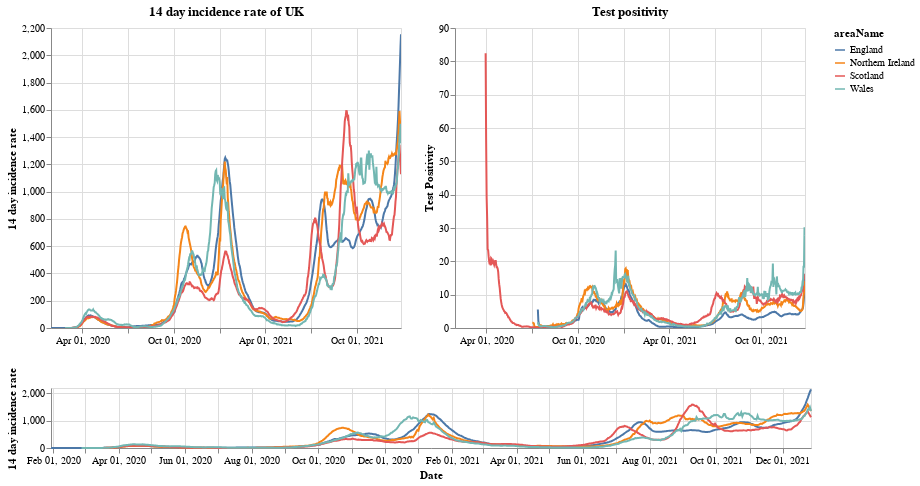

The notebook cell this image was saved under:
### Markdown cell above
# Plots

First a plot with each country in the UK. The top right shows the positivity rate for (which is the percentage of registered tests which were positive) while the top left is the 14 day incidence rate. The bottom chart can be used to select the timeframe (does not work on a mobile device).

### Code cell
#collapse
brush = alt.selection(type='interval', name='DateBrush',encodings=['x'],fields=['Time'])
leg_selection = alt.selection_multi(fields=['areaName'], bind='legend')

base = alt.Chart(uk_cases).mark_line().encode(
    x=alt.X("yearmonthdate(date):T", axis=alt.Axis(title='Date')),
    y=alt.Y("twoWeeklyCasesRate:Q", axis=alt.Axis(title='14 day incidence rate')),
    tooltip=['areaName', 'date','twoWeeklyCasesRate', 'testPositivity'],
    color='areaName',
    opacity=alt.condition(leg_selection, alt.value(2), alt.value(0.1))
).add_selection(leg_selection).properties(width=350)

upper = base.encode(alt.X('yearmonthdate(date):T', axis=alt.Axis(title=''),
                         scale=alt.Scale(domain=brush))
                   ).properties(title=f'14 day incidence rate of UK')
upper_right = upper.encode(alt.Y('testPositivity:Q', axis=alt.Axis(title='Test Positivity'))).properties(title='Test positivity')
lower = base.properties(height=60, width = 760).add_selection(brush)

(upper | upper_right) & lower

### Figure 1 — Vega-Lite specification as saved in the notebook (floating-point values rounded to 4 significant figures; data arrays with more than 128 entries replaced by an {"elided": "..."} marker saying what was removed)
{"config": {"view": {"continuousWidth": 400, "continuousHeight": 300}}, "vconcat": [{"hconcat": [{"mark": "line", "encoding": {"color": {"type": "nominal", "field": "areaName"}, "opacity": {"condition": {"value": 2, "selection": "selector001"}, "value": 0.1}, "tooltip": [{"type": "nominal", "field": "areaName"}, {"type": "temporal", "field": "date"}, {"type": "quantitative", "field": "twoWeeklyCasesRate"}, {"type": "quantitative", "field": "testPositivity"}], "x": {"type": "temporal", "axis": {"title": ""}, "field": "date", "scale": {"domain": {"selection": "DateBrush"}}, "timeUnit": "yearmonthdate"}, "y": {"type": "quantitative", "axis": {"title": "14 day incidence rate"}, "field": "twoWeeklyCasesRate"}}, "selection": {"selector001": {"type": "multi", "fields": ["areaName"], "bind": "legend"}}, "title": "14 day incidence rate of UK", "width": 350}, {"mark": "line", "encoding": {"color": {"type": "nominal", "field": "areaName"}, "opacity": {"condition": {"value": 2, "selection": "selector001"}, "value": 0.1}, "tooltip": [{"type": "nominal", "field": "areaName"}, {"type": "temporal", "field": "date"}, {"type": "quantitative", "field": "twoWeeklyCasesRate"}, {"type": "quantitative", "field": "testPositivity"}], "x": {"type": "temporal", "axis": {"title": ""}, "field": "date", "scale": {"domain": {"selection": "DateBrush"}}, "timeUnit": "yearmonthdate"}, "y": {"type": "quantitative", "axis": {"title": "Test Positivity"}, "field": "testPositivity"}}, "selection": {"selector001": {"type": "multi", "fields": ["areaName"], "bind": "legend"}}, "title": "Test positivity", "width": 350}]}, {"mark": "line", "encoding": {"color": {"type": "nominal", "field": "areaName"}, "opacity": {"condition": {"value": 2, "selection": "selector001"}, "value": 0.1}, "tooltip": [{"type": "nominal", "field": "areaName"}, {"type": "temporal", "field": "date"}, {"type": "quantitative", "field": "twoWeeklyCasesRate"}, {"type": "quantitative", "field": "testPositivity"}], "x": {"type": "temporal", "axis": {"title": "Date"}, "field": "date", "timeUnit": "yearmonthdate"}, "y": {"type": "quantitative", "axis": {"title": "14 day incidence rate"}, "field": "twoWeeklyCasesRate"}}, "height": 60, "selection": {"selector001": {"type": "multi", "fields": ["areaName"], "bind": "legend"}, "DateBrush": {"type": "interval", "encodings": ["x"], "fields": ["Time"]}}, "width": 760}], "data": {"name": "data-d31cd1c8614c67be94fe554e1ab678f0"}, "$schema": "https://vega.github.io/schema/vega-lite/v4.8.1.json", "datasets": {"data-d31cd1c8614c67be94fe554e1ab678f0": {"elided": "2700 records"}}}
